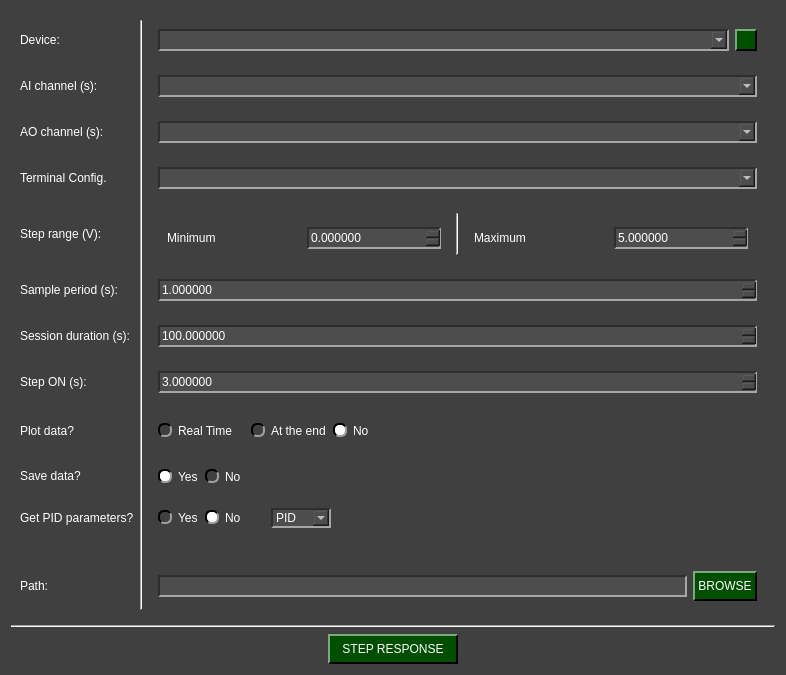
<?xml version="1.0" encoding="UTF-8"?>
<ui version="4.0">
 <class>NIDAQ_StepResponse_W</class>
 <widget class="QWidget" name="NIDAQ_StepResponse_W">
  <property name="geometry">
   <rect>
    <x>0</x>
    <y>0</y>
    <width>786</width>
    <height>675</height>
   </rect>
  </property>
  <property name="minimumSize">
   <size>
    <width>60</width>
    <height>0</height>
   </size>
  </property>
  <property name="windowTitle">
   <string>Form</string>
  </property>
  <property name="styleSheet">
   <string notr="true">QComboBox QAbstractItemView {
    background-color: rgb(77, 77, 77);
}

QComboBox QAbstractItemView::item:focus{
    background-color: rgb(140, 140, 140);
}

QDoubleSpinBox{
	background-color: rgb(77, 77, 77);
	
	border-top: 1.5px solid rgb(46, 46, 46);
	border-left: 1.5px solid rgb(46, 46, 46);

	border-bottom: 1.5px solid rgb(166, 166, 166);
	border-right: 1.5px solid rgb(166, 166, 166);
}

QDoubleSpinBox::up-button{
    image: url(:/imgs/imgs/drop_up_arrow.png);
	width: 11px;

	background-color: rgb(0, 79, 0);
	border-top: 1.5px solid rgb(127, 167, 127);
	border-left: 1.5px solid rgb(127, 167, 127);

	border-bottom: 1.5px solid rgb(0, 0, 0);
	border-right: 1.5px solid rgb(0, 0, 0);
}

QDoubleSpinBox::up-button:pressed{
	border: 2px solid rgb(255, 255, 255);
}

QDoubleSpinBox::up-button:hover{
	background-color: rgb(0, 50, 0);
}

QDoubleSpinBox::down-button{
    image: url(:/imgs/imgs/drop_down_arrow.png);
	width: 11px;

	background-color: rgb(0, 79, 0);
	border-top: 1.5px solid rgb(127, 167, 127);
	border-left: 1.5px solid rgb(127, 167, 127);

	border-bottom: 1.5px solid rgb(0, 0, 0);
	border-right: 1.5px solid rgb(0, 0, 0);
}

QDoubleSpinBox::down-button:pressed{
	border: 2px solid rgb(255, 255, 255);
}

QDoubleSpinBox::down-button:hover{
	background-color: rgb(0, 50, 0);
}

QWidget#NIDAQ_StepResponse_W{
	background-color: rgb(64, 64, 64);
}

QWidget{
	color: rgb(255, 255, 255);
}

QComboBox{
	background-color: rgb(77, 77, 77);
	
	border-top: 1.5px solid rgb(46, 46, 46);
	border-left: 1.5px solid rgb(46, 46, 46);

	border-bottom: 1.5px solid rgb(166, 166, 166);
	border-right: 1.5px solid rgb(166, 166, 166);
}


QComboBox::drop-down{
	image: url(:/imgs/imgs/drop_down_arrow.png);
	width: 11px;

	background-color: rgb(0, 79, 0);
	border-top: 2px solid rgb(127, 167, 127);
	border-left: 2px solid rgb(127, 167, 127);

	border-bottom: 2px solid rgb(0, 0, 0);
	border-right: 2px solid rgb(0, 0, 0);
}

QComboBox::drop-down:hover{
	background-color: rgb(0, 50, 0);
}

QComboBox::drop-down:pressed{
	border: 2px solid rgb(255, 255, 255);
}

QPushButton{
	background-color: rgb(0, 79, 0);

	border-top: 1.5px solid rgb(127, 167, 127);
	border-left: 1.5px solid rgb(127, 167, 127);

	border-bottom: 1.5px solid rgb(0, 0, 0);
	border-right: 1.5px solid rgb(0, 0, 0);

	
	font: 12pt &quot;Helvetica&quot;;
	text-align:center;
}

QWidget{
	font: 12pt &quot;Helvetica&quot;;
}

QPushButton:hover{
	background-color: rgb(0, 50, 0);
}

QPushButton:pressed{
	border: 2px solid rgb(255, 255, 255);
}

QLineEdit{
	background-color: rgb(77, 77, 77);
	border-top: 1.5px solid rgb(46, 46, 46);
	border-left: 1.5px solid rgb(46, 46, 46);

	border-bottom: 1.5px solid rgb(166, 166, 166);
	border-right: 1.5px solid rgb(166, 166, 166);
}

QRadioButton::indicator{
	border-radius: 6px;
	border-top: 1.5px solid rgb(0, 0, 0);
	border-left: 1.5px solid rgb(0, 0, 0);

	border-bottom: 1.5px solid rgb(160, 160, 160);
	border-right: 1.5px solid rgb(160, 160, 160);
}

QRadioButton::indicator::checked{
	background-color: white;
}

QRadioButton::indicator::unchecked:hover{
	background-color: #9F9F9F;
}

QRadioButton::indicator::pressed{
	border: 1.5px solid #505050
}

QPushButton#reload_devices{
	image: url(:/imgs/imgs/reload.png);
	width: 11px;
	background-color: rgb(0, 79, 0);

	border-top: 1.5px solid rgb(127, 167, 127);
	border-left: 1.5px solid rgb(127, 167, 127);

	border-bottom: 1.5px solid rgb(0, 0, 0);
	border-right: 1.5px solid rgb(0, 0, 0);

	
	font: 12pt &quot;Helvetica&quot;;
	text-align:center;
}

QPushButton#reload_devices:hover{
	background-color: rgb(0, 50, 0);
}

QPushButton#reload_devices:pressed{
	border: 2px solid rgb(255, 255, 255);
}

QComboBox:disabled {
    background-color: rgb(50, 50, 50);
    
    border-top: 1.5px solid rgb(30, 30, 30);
    border-left: 1.5px solid rgb(30, 30, 30);
    
    border-bottom: 1.5px solid rgb(100, 100, 100);
    border-right: 1.5px solid rgb(100, 100, 100);
    
    color: rgb(150, 150, 150);
}</string>
  </property>
  <layout class="QGridLayout" name="gridLayout_12">
   <item row="0" column="0">
    <widget class="QWidget" name="widget" native="true">
     <layout class="QGridLayout" name="gridLayout">
      <item row="13" column="0" alignment="Qt::AlignmentFlag::AlignVCenter">
       <widget class="QLabel" name="label_8">
        <property name="minimumSize">
         <size>
          <width>0</width>
          <height>30</height>
         </size>
        </property>
        <property name="maximumSize">
         <size>
          <width>16777215</width>
          <height>30</height>
         </size>
        </property>
        <property name="text">
         <string>Path:</string>
        </property>
       </widget>
      </item>
      <item row="0" column="1" rowspan="14">
       <widget class="Line" name="line">
        <property name="orientation">
         <enum>Qt::Orientation::Vertical</enum>
        </property>
       </widget>
      </item>
      <item row="6" column="2">
       <widget class="QWidget" name="widget_6" native="true">
        <layout class="QGridLayout" name="gridLayout_7">
         <item row="0" column="0">
          <widget class="QDoubleSpinBox" name="sesh_dur_in">
           <property name="minimumSize">
            <size>
             <width>0</width>
             <height>22</height>
            </size>
           </property>
           <property name="maximumSize">
            <size>
             <width>16777215</width>
             <height>22</height>
            </size>
           </property>
           <property name="decimals">
            <number>6</number>
           </property>
           <property name="maximum">
            <double>999999999999.000000000000000</double>
           </property>
           <property name="singleStep">
            <double>0.010000000000000</double>
           </property>
           <property name="stepType">
            <enum>QAbstractSpinBox::StepType::AdaptiveDecimalStepType</enum>
           </property>
           <property name="value">
            <double>100.000000000000000</double>
           </property>
          </widget>
         </item>
        </layout>
       </widget>
      </item>
      <item row="8" column="2" alignment="Qt::AlignmentFlag::AlignLeft">
       <widget class="QWidget" name="widget_7" native="true">
        <layout class="QHBoxLayout" name="horizontalLayout">
         <item>
          <widget class="QRadioButton" name="yes_rt_plot_radio">
           <property name="text">
            <string>Real Time</string>
           </property>
           <property name="checked">
            <bool>false</bool>
           </property>
           <attribute name="buttonGroup">
            <string notr="true">plot_radio_group</string>
           </attribute>
          </widget>
         </item>
         <item>
          <widget class="QLabel" name="label_warning">
           <property name="toolTip">
            <string>&lt;html&gt;&lt;head/&gt;&lt;body&gt;&lt;p&gt;&lt;span style=&quot; font-size:16pt;&quot;&gt;Selecting Real Time may reduce your acquisition performance if you need to collect data at high frequencies ( sample period &amp;lt; 0.05 s ). We suggest plotting at the end of the acquisition if you don't want to be affected.&lt;/span&gt;&lt;/p&gt;&lt;/body&gt;&lt;/html&gt;</string>
           </property>
           <property name="text">
            <string>&lt;html&gt;&lt;head/&gt;&lt;body&gt;&lt;p&gt;&lt;img src=&quot;:/imgs/imgs/Warning_logo.png&quot;/&gt;&lt;/p&gt;&lt;/body&gt;&lt;/html&gt;</string>
           </property>
          </widget>
         </item>
         <item>
          <widget class="QLabel" name="label_14">
           <property name="text">
            <string>&lt;html&gt;&lt;head/&gt;&lt;body&gt;&lt;p&gt;&lt;br/&gt;&lt;/p&gt;&lt;/body&gt;&lt;/html&gt;</string>
           </property>
          </widget>
         </item>
         <item>
          <widget class="QRadioButton" name="yes_ate_plot_radio">
           <property name="text">
            <string>At the end</string>
           </property>
           <attribute name="buttonGroup">
            <string notr="true">plot_radio_group</string>
           </attribute>
          </widget>
         </item>
         <item>
          <widget class="QRadioButton" name="no_plot_radio">
           <property name="text">
            <string>No</string>
           </property>
           <property name="checked">
            <bool>true</bool>
           </property>
           <attribute name="buttonGroup">
            <string notr="true">plot_radio_group</string>
           </attribute>
          </widget>
         </item>
         <item>
          <widget class="QWidget" name="widget_15" native="true"/>
         </item>
        </layout>
       </widget>
      </item>
      <item row="3" column="2">
       <widget class="QWidget" name="widget_4" native="true">
        <layout class="QGridLayout" name="gridLayout_5">
         <item row="0" column="0">
          <widget class="QComboBox" name="terminal_config_combo">
           <property name="minimumSize">
            <size>
             <width>0</width>
             <height>22</height>
            </size>
           </property>
           <property name="maximumSize">
            <size>
             <width>16777215</width>
             <height>22</height>
            </size>
           </property>
          </widget>
         </item>
        </layout>
       </widget>
      </item>
      <item row="4" column="2">
       <widget class="QWidget" name="widget_11" native="true">
        <property name="minimumSize">
         <size>
          <width>0</width>
          <height>60</height>
         </size>
        </property>
        <property name="maximumSize">
         <size>
          <width>16777215</width>
          <height>60</height>
         </size>
        </property>
        <layout class="QGridLayout" name="gridLayout_10">
         <property name="leftMargin">
          <number>9</number>
         </property>
         <item row="0" column="2">
          <widget class="QWidget" name="widget_13" native="true">
           <property name="minimumSize">
            <size>
             <width>0</width>
             <height>50</height>
            </size>
           </property>
           <property name="maximumSize">
            <size>
             <width>16777215</width>
             <height>50</height>
            </size>
           </property>
           <layout class="QGridLayout" name="gridLayout_9">
            <item row="0" column="0">
             <widget class="QLabel" name="label_12">
              <property name="text">
               <string>Maximum</string>
              </property>
             </widget>
            </item>
            <item row="0" column="1">
             <widget class="QDoubleSpinBox" name="step_range_max_in">
              <property name="minimumSize">
               <size>
                <width>0</width>
                <height>22</height>
               </size>
              </property>
              <property name="maximumSize">
               <size>
                <width>16777215</width>
                <height>22</height>
               </size>
              </property>
              <property name="decimals">
               <number>6</number>
              </property>
              <property name="maximum">
               <double>999999999999999983222784.000000000000000</double>
              </property>
              <property name="singleStep">
               <double>0.050000000000000</double>
              </property>
              <property name="stepType">
               <enum>QAbstractSpinBox::StepType::AdaptiveDecimalStepType</enum>
              </property>
              <property name="value">
               <double>5.000000000000000</double>
              </property>
             </widget>
            </item>
           </layout>
          </widget>
         </item>
         <item row="0" column="0">
          <widget class="QWidget" name="widget_12" native="true">
           <property name="minimumSize">
            <size>
             <width>0</width>
             <height>50</height>
            </size>
           </property>
           <property name="maximumSize">
            <size>
             <width>16777215</width>
             <height>50</height>
            </size>
           </property>
           <layout class="QGridLayout" name="gridLayout_8">
            <item row="0" column="0">
             <widget class="QLabel" name="label_11">
              <property name="text">
               <string>Minimum</string>
              </property>
             </widget>
            </item>
            <item row="0" column="1">
             <widget class="QDoubleSpinBox" name="step_range_min_in">
              <property name="minimumSize">
               <size>
                <width>0</width>
                <height>22</height>
               </size>
              </property>
              <property name="maximumSize">
               <size>
                <width>16777215</width>
                <height>22</height>
               </size>
              </property>
              <property name="decimals">
               <number>6</number>
              </property>
              <property name="maximum">
               <double>999999999999.000000000000000</double>
              </property>
              <property name="singleStep">
               <double>0.050000000000000</double>
              </property>
              <property name="stepType">
               <enum>QAbstractSpinBox::StepType::AdaptiveDecimalStepType</enum>
              </property>
             </widget>
            </item>
           </layout>
          </widget>
         </item>
         <item row="0" column="1">
          <widget class="Line" name="line_2">
           <property name="orientation">
            <enum>Qt::Orientation::Vertical</enum>
           </property>
          </widget>
         </item>
        </layout>
       </widget>
      </item>
      <item row="5" column="2">
       <widget class="QWidget" name="widget_5" native="true">
        <layout class="QGridLayout" name="gridLayout_6">
         <item row="0" column="0">
          <widget class="QDoubleSpinBox" name="Ts_in">
           <property name="minimumSize">
            <size>
             <width>0</width>
             <height>22</height>
            </size>
           </property>
           <property name="maximumSize">
            <size>
             <width>16777215</width>
             <height>22</height>
            </size>
           </property>
           <property name="decimals">
            <number>6</number>
           </property>
           <property name="maximum">
            <double>999999999999.000000000000000</double>
           </property>
           <property name="singleStep">
            <double>0.010000000000000</double>
           </property>
           <property name="stepType">
            <enum>QAbstractSpinBox::StepType::AdaptiveDecimalStepType</enum>
           </property>
           <property name="value">
            <double>1.000000000000000</double>
           </property>
          </widget>
         </item>
        </layout>
       </widget>
      </item>
      <item row="2" column="2">
       <widget class="QWidget" name="widget_10" native="true">
        <layout class="QGridLayout" name="gridLayout_2">
         <item row="0" column="0">
          <widget class="QComboBox" name="ao_channel_combo">
           <property name="minimumSize">
            <size>
             <width>0</width>
             <height>22</height>
            </size>
           </property>
           <property name="maximumSize">
            <size>
             <width>16777215</width>
             <height>22</height>
            </size>
           </property>
          </widget>
         </item>
        </layout>
       </widget>
      </item>
      <item row="0" column="2">
       <widget class="QWidget" name="widget_2" native="true">
        <layout class="QGridLayout" name="gridLayout_3">
         <item row="0" column="0">
          <widget class="QComboBox" name="device_combo">
           <property name="minimumSize">
            <size>
             <width>0</width>
             <height>22</height>
            </size>
           </property>
           <property name="maximumSize">
            <size>
             <width>16777215</width>
             <height>22</height>
            </size>
           </property>
          </widget>
         </item>
         <item row="0" column="1">
          <widget class="QPushButton" name="reload_devices">
           <property name="minimumSize">
            <size>
             <width>22</width>
             <height>22</height>
            </size>
           </property>
           <property name="maximumSize">
            <size>
             <width>22</width>
             <height>22</height>
            </size>
           </property>
           <property name="text">
            <string/>
           </property>
          </widget>
         </item>
        </layout>
       </widget>
      </item>
      <item row="1" column="2">
       <widget class="QWidget" name="widget_3" native="true">
        <layout class="QGridLayout" name="gridLayout_4">
         <item row="0" column="0">
          <widget class="QComboBox" name="ai_channel_combo">
           <property name="minimumSize">
            <size>
             <width>0</width>
             <height>22</height>
            </size>
           </property>
           <property name="maximumSize">
            <size>
             <width>16777215</width>
             <height>22</height>
            </size>
           </property>
          </widget>
         </item>
        </layout>
       </widget>
      </item>
      <item row="1" column="0">
       <widget class="QLabel" name="label_2">
        <property name="minimumSize">
         <size>
          <width>0</width>
          <height>30</height>
         </size>
        </property>
        <property name="maximumSize">
         <size>
          <width>16777215</width>
          <height>30</height>
         </size>
        </property>
        <property name="text">
         <string>AI channel (s):</string>
        </property>
       </widget>
      </item>
      <item row="6" column="0">
       <widget class="QLabel" name="label_5">
        <property name="minimumSize">
         <size>
          <width>0</width>
          <height>30</height>
         </size>
        </property>
        <property name="maximumSize">
         <size>
          <width>16777215</width>
          <height>30</height>
         </size>
        </property>
        <property name="text">
         <string>Session duration (s):</string>
        </property>
       </widget>
      </item>
      <item row="5" column="0">
       <widget class="QLabel" name="label_4">
        <property name="minimumSize">
         <size>
          <width>0</width>
          <height>30</height>
         </size>
        </property>
        <property name="maximumSize">
         <size>
          <width>16777215</width>
          <height>30</height>
         </size>
        </property>
        <property name="text">
         <string>Sample period (s):</string>
        </property>
       </widget>
      </item>
      <item row="13" column="2">
       <widget class="QWidget" name="widget_9" native="true">
        <layout class="QHBoxLayout" name="horizontalLayout_3">
         <item alignment="Qt::AlignmentFlag::AlignVCenter">
          <widget class="QLineEdit" name="path_line_edit">
           <property name="minimumSize">
            <size>
             <width>0</width>
             <height>22</height>
            </size>
           </property>
           <property name="maximumSize">
            <size>
             <width>16777215</width>
             <height>22</height>
            </size>
           </property>
          </widget>
         </item>
         <item alignment="Qt::AlignmentFlag::AlignVCenter">
          <widget class="QPushButton" name="path_folder_browse">
           <property name="minimumSize">
            <size>
             <width>0</width>
             <height>30</height>
            </size>
           </property>
           <property name="maximumSize">
            <size>
             <width>16777215</width>
             <height>30</height>
            </size>
           </property>
           <property name="text">
            <string> BROWSE </string>
           </property>
          </widget>
         </item>
        </layout>
       </widget>
      </item>
      <item row="7" column="0">
       <widget class="QLabel" name="label_13">
        <property name="text">
         <string>Step ON (s):</string>
        </property>
       </widget>
      </item>
      <item row="4" column="0">
       <widget class="QLabel" name="label_10">
        <property name="text">
         <string>Step range (V):</string>
        </property>
       </widget>
      </item>
      <item row="8" column="0">
       <widget class="QLabel" name="label_6">
        <property name="minimumSize">
         <size>
          <width>0</width>
          <height>30</height>
         </size>
        </property>
        <property name="maximumSize">
         <size>
          <width>16777215</width>
          <height>30</height>
         </size>
        </property>
        <property name="text">
         <string>Plot data?</string>
        </property>
       </widget>
      </item>
      <item row="7" column="2">
       <widget class="QWidget" name="widget_14" native="true">
        <layout class="QGridLayout" name="gridLayout_11">
         <item row="0" column="0">
          <widget class="QDoubleSpinBox" name="step_on_s_in">
           <property name="minimumSize">
            <size>
             <width>0</width>
             <height>22</height>
            </size>
           </property>
           <property name="maximumSize">
            <size>
             <width>16777215</width>
             <height>22</height>
            </size>
           </property>
           <property name="decimals">
            <number>6</number>
           </property>
           <property name="maximum">
            <double>999999999999.000000000000000</double>
           </property>
           <property name="singleStep">
            <double>0.010000000000000</double>
           </property>
           <property name="stepType">
            <enum>QAbstractSpinBox::StepType::AdaptiveDecimalStepType</enum>
           </property>
           <property name="value">
            <double>3.000000000000000</double>
           </property>
          </widget>
         </item>
        </layout>
       </widget>
      </item>
      <item row="9" column="2" alignment="Qt::AlignmentFlag::AlignLeft">
       <widget class="QWidget" name="widget_8" native="true">
        <layout class="QHBoxLayout" name="horizontalLayout_2">
         <item>
          <widget class="QRadioButton" name="yes_save_radio">
           <property name="text">
            <string>Yes</string>
           </property>
           <property name="checked">
            <bool>true</bool>
           </property>
           <attribute name="buttonGroup">
            <string notr="true">save_radio_group</string>
           </attribute>
          </widget>
         </item>
         <item>
          <widget class="QRadioButton" name="no_save_radio">
           <property name="text">
            <string>No</string>
           </property>
           <attribute name="buttonGroup">
            <string notr="true">save_radio_group</string>
           </attribute>
          </widget>
         </item>
        </layout>
       </widget>
      </item>
      <item row="2" column="0">
       <widget class="QLabel" name="label_9">
        <property name="minimumSize">
         <size>
          <width>0</width>
          <height>30</height>
         </size>
        </property>
        <property name="maximumSize">
         <size>
          <width>16777215</width>
          <height>30</height>
         </size>
        </property>
        <property name="text">
         <string>AO channel (s):</string>
        </property>
       </widget>
      </item>
      <item row="10" column="0">
       <widget class="QLabel" name="label_16">
        <property name="text">
         <string>Get PID parameters?</string>
        </property>
       </widget>
      </item>
      <item row="3" column="0">
       <widget class="QLabel" name="label_3">
        <property name="minimumSize">
         <size>
          <width>0</width>
          <height>30</height>
         </size>
        </property>
        <property name="maximumSize">
         <size>
          <width>16777215</width>
          <height>30</height>
         </size>
        </property>
        <property name="text">
         <string>Terminal Config.</string>
        </property>
       </widget>
      </item>
      <item row="9" column="0">
       <widget class="QLabel" name="label_7">
        <property name="minimumSize">
         <size>
          <width>0</width>
          <height>30</height>
         </size>
        </property>
        <property name="maximumSize">
         <size>
          <width>16777215</width>
          <height>30</height>
         </size>
        </property>
        <property name="text">
         <string>Save data?</string>
        </property>
       </widget>
      </item>
      <item row="0" column="0">
       <widget class="QLabel" name="label">
        <property name="minimumSize">
         <size>
          <width>0</width>
          <height>30</height>
         </size>
        </property>
        <property name="maximumSize">
         <size>
          <width>16777215</width>
          <height>30</height>
         </size>
        </property>
        <property name="text">
         <string>Device:</string>
        </property>
       </widget>
      </item>
      <item row="10" column="2" alignment="Qt::AlignmentFlag::AlignLeft">
       <widget class="QWidget" name="widget_16" native="true">
        <layout class="QHBoxLayout" name="horizontalLayout_4">
         <item>
          <widget class="QRadioButton" name="yes_pid_radio">
           <property name="text">
            <string>Yes</string>
           </property>
           <attribute name="buttonGroup">
            <string notr="true">pid_radio_group</string>
           </attribute>
          </widget>
         </item>
         <item>
          <widget class="QRadioButton" name="no_pid_radio">
           <property name="minimumSize">
            <size>
             <width>60</width>
             <height>0</height>
            </size>
           </property>
           <property name="text">
            <string>No</string>
           </property>
           <property name="checked">
            <bool>true</bool>
           </property>
           <attribute name="buttonGroup">
            <string notr="true">pid_radio_group</string>
           </attribute>
          </widget>
         </item>
         <item>
          <widget class="QComboBox" name="PID_comboBox">
           <property name="minimumSize">
            <size>
             <width>60</width>
             <height>0</height>
            </size>
           </property>
           <property name="currentText">
            <string>PID</string>
           </property>
           <property name="currentIndex">
            <number>2</number>
           </property>
           <item>
            <property name="text">
             <string>P</string>
            </property>
           </item>
           <item>
            <property name="text">
             <string>PI</string>
            </property>
           </item>
           <item>
            <property name="text">
             <string>PID</string>
            </property>
           </item>
          </widget>
         </item>
        </layout>
       </widget>
      </item>
     </layout>
    </widget>
   </item>
   <item row="1" column="0">
    <widget class="Line" name="line_3">
     <property name="orientation">
      <enum>Qt::Orientation::Horizontal</enum>
     </property>
    </widget>
   </item>
   <item row="2" column="0" alignment="Qt::AlignmentFlag::AlignHCenter">
    <widget class="QPushButton" name="start_step_response">
     <property name="minimumSize">
      <size>
       <width>130</width>
       <height>30</height>
      </size>
     </property>
     <property name="maximumSize">
      <size>
       <width>130</width>
       <height>30</height>
      </size>
     </property>
     <property name="text">
      <string>STEP RESPONSE</string>
     </property>
    </widget>
   </item>
  </layout>
 </widget>
 <resources>
  <include location="resources_1.qrc"/>
 </resources>
 <connections/>
 <buttongroups>
  <buttongroup name="pid_radio_group"/>
  <buttongroup name="save_radio_group"/>
  <buttongroup name="plot_radio_group"/>
 </buttongroups>
</ui>
